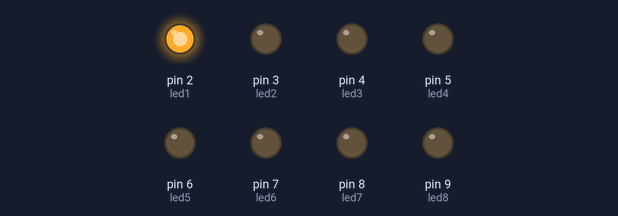
Bench run of a sketch on a simulated Arduino Uno, built with avr-gcc and run on an emulated ATmega328P. On the bench: output pins drawn as LEDs (lit = HIGH).

Above: at 0.5 s.
At 2.5 s:
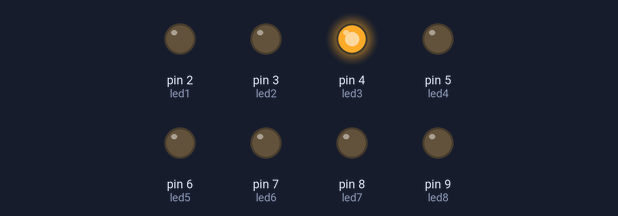
At 3.5 s:
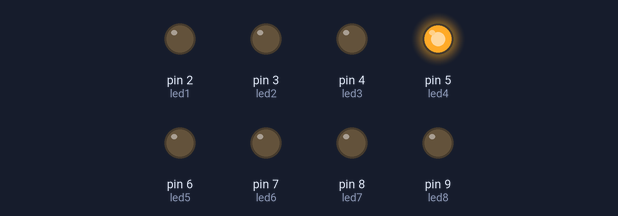
At 4.5 s:
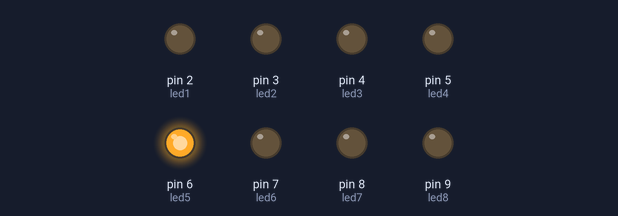
At 6.5 s:
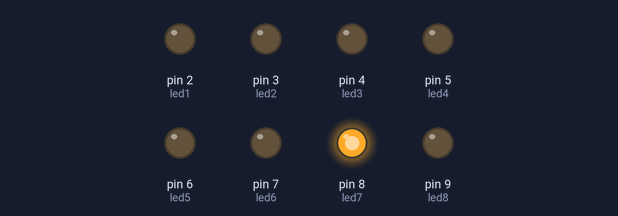
At 9.5 s:
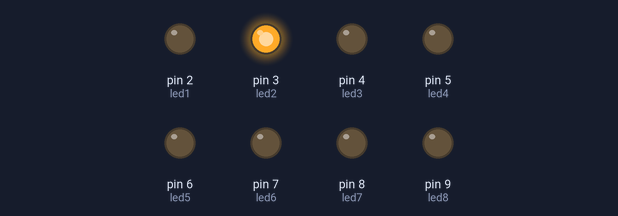
Timing chart, 0 to 10.4 s (numbered marks = the images above):
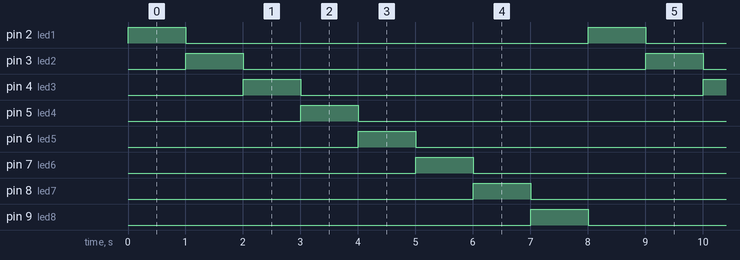

Measured:
- by itself, pin 2 (led1), pin 3 (led2), pin 4 (led3), pin 5 (led4), pin 6 (led5), pin 7 (led6), pin 8 (led7), pin 9 (led8): alternates HIGH for 1.0 s and LOW for 7.0 s
- by itself, everything shown: repeats every 8.0 s, in 8 steps

The sketch:

CS_8LED.ino
```cpp
/*******************************************************************************
**                                                                            **
**                           TITOL: COMPROVADOR DE CABLES                     **
**                                                                            **
**                                                                            **
**  NOM: CARLOS RODRIGUEZ                                   DATA: 04/05/2017  **
*******************************************************************************/
//**********************************INCLUDE*************************************


//*********************************VARIABLES************************************
const int led1 = 2;
const int led2 = 3;
const int led3 = 4;
const int led4 = 5;
const int led5 = 6;
const int led6 = 7;
const int led7 = 8;
const int led8 = 9;

//***********************************SETUP**************************************
void setup()
{
  pinMode(led1, OUTPUT);
  pinMode(led2, OUTPUT);
  pinMode(led3, OUTPUT);
  pinMode(led4, OUTPUT);
  pinMode(led5, OUTPUT);
  pinMode(led6, OUTPUT);
  pinMode(led7, OUTPUT);
  pinMode(led8, OUTPUT);

}
//************************************LOOP**************************************

void loop()
{
  digitalWrite(led2, LOW);
  digitalWrite(led3, LOW);
  digitalWrite(led4, LOW);
  digitalWrite(led5, LOW);
  digitalWrite(led6, LOW);
  digitalWrite(led7, LOW);
  digitalWrite(led8, LOW);
  digitalWrite(led1, HIGH);
  delay(1000);

  digitalWrite(led1, LOW);
  digitalWrite(led2, HIGH);
  delay(1000);

  digitalWrite(led2, LOW);
  digitalWrite(led3, HIGH);
  delay(1000);

  digitalWrite(led3, LOW);
  digitalWrite(led4, HIGH);
  delay(1000);

  digitalWrite(led4, LOW);
  digitalWrite(led5, HIGH);
  delay(1000);

  digitalWrite(led5, LOW);
  digitalWrite(led6, HIGH);
  delay(1000);

  digitalWrite(led6, LOW);
  digitalWrite(led7, HIGH);
  delay(1000);

  digitalWrite(led7, LOW);
  digitalWrite(led8, HIGH);
  delay(1000);
}

//**********************************FUNCIONS************************************
```
